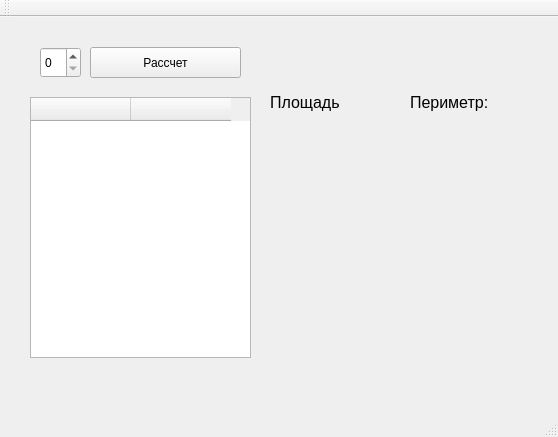
<?xml version="1.0" encoding="UTF-8"?>
<ui version="4.0">
 <class>MainWindow</class>
 <widget class="QMainWindow" name="MainWindow">
  <property name="geometry">
   <rect>
    <x>0</x>
    <y>0</y>
    <width>558</width>
    <height>437</height>
   </rect>
  </property>
  <property name="windowTitle">
   <string>MainWindow</string>
  </property>
  <widget class="QWidget" name="centralWidget">
   <widget class="QSpinBox" name="spinBox_count">
    <property name="geometry">
     <rect>
      <x>40</x>
      <y>30</y>
      <width>41</width>
      <height>31</height>
     </rect>
    </property>
   </widget>
   <widget class="QPushButton" name="pushButton_calculate">
    <property name="geometry">
     <rect>
      <x>90</x>
      <y>30</y>
      <width>151</width>
      <height>31</height>
     </rect>
    </property>
    <property name="text">
     <string>Рассчет</string>
    </property>
   </widget>
   <widget class="QTableWidget" name="tableWidget">
    <property name="geometry">
     <rect>
      <x>30</x>
      <y>80</y>
      <width>221</width>
      <height>261</height>
     </rect>
    </property>
    <property name="font">
     <font>
      <pointsize>12</pointsize>
     </font>
    </property>
    <column>
     <property name="text">
      <string/>
     </property>
    </column>
    <column>
     <property name="text">
      <string/>
     </property>
    </column>
   </widget>
   <widget class="QLabel" name="label">
    <property name="geometry">
     <rect>
      <x>270</x>
      <y>70</y>
      <width>71</width>
      <height>31</height>
     </rect>
    </property>
    <property name="font">
     <font>
      <pointsize>12</pointsize>
     </font>
    </property>
    <property name="text">
     <string>Площадь:</string>
    </property>
   </widget>
   <widget class="QLabel" name="label2">
    <property name="geometry">
     <rect>
      <x>410</x>
      <y>70</y>
      <width>81</width>
      <height>31</height>
     </rect>
    </property>
    <property name="font">
     <font>
      <pointsize>12</pointsize>
     </font>
    </property>
    <property name="text">
     <string>Периметр:</string>
    </property>
   </widget>
   <widget class="QLabel" name="label_value1">
    <property name="geometry">
     <rect>
      <x>270</x>
      <y>100</y>
      <width>131</width>
      <height>31</height>
     </rect>
    </property>
    <property name="font">
     <font>
      <pointsize>12</pointsize>
     </font>
    </property>
    <property name="text">
     <string/>
    </property>
   </widget>
   <widget class="QLabel" name="label_value2">
    <property name="geometry">
     <rect>
      <x>410</x>
      <y>100</y>
      <width>131</width>
      <height>31</height>
     </rect>
    </property>
    <property name="font">
     <font>
      <pointsize>12</pointsize>
     </font>
    </property>
    <property name="text">
     <string/>
    </property>
   </widget>
  </widget>
  <widget class="QMenuBar" name="menuBar">
   <property name="geometry">
    <rect>
     <x>0</x>
     <y>0</y>
     <width>558</width>
     <height>21</height>
    </rect>
   </property>
  </widget>
  <widget class="QToolBar" name="mainToolBar">
   <attribute name="toolBarArea">
    <enum>TopToolBarArea</enum>
   </attribute>
   <attribute name="toolBarBreak">
    <bool>false</bool>
   </attribute>
  </widget>
  <widget class="QStatusBar" name="statusBar"/>
 </widget>
 <layoutdefault spacing="6" margin="11"/>
 <resources/>
 <connections/>
</ui>
